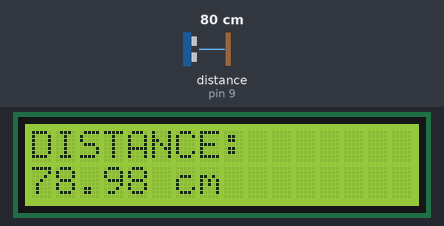
Simulated run of this sketch. Board: Arduino Uno, built with avr-gcc and run on an emulated ATmega328P. Shown: 16×2 character LCD. Wiring (inferred from the names in the program): ultrasonic range finder: trigger pin 8; echo pin 9. Inputs (shaded band) come from the test bench; at power-on: distance to the obstacle (sensor on pin 9) 80 cm. The echo pulse lasts 58.3 µs per cm.

Above: at 1.2 s.
1.3 s: distance to the obstacle (sensor on pin 9) set to 4 cm
At 2.4 s:
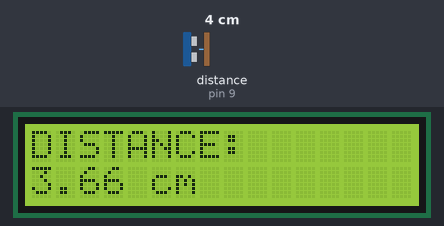
4.5 s: distance to the obstacle (sensor on pin 9) set to 2 cm
At 6.2 s:
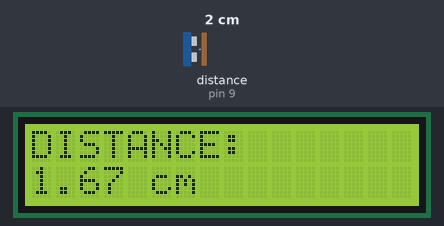
6.5 s: distance to the obstacle (sensor on pin 9) set to 9 cm
At 8.2 s:
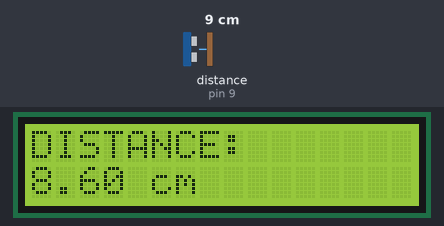
Timing chart, 0 to 9.7 s (numbered marks = the images above; inputs shaded):
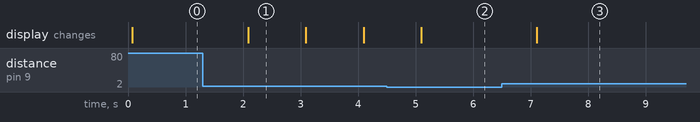

The sketch:

T5.ino
```cpp
#include <LiquidCrystal.h>

bool lastReading = HIGH;
bool messageActive = false;

unsigned long lastChange = 0;
unsigned long ButtongTime = 0;

const unsigned long duration = 2000;

LiquidCrystal lcd(12, 11, 5, 4, 3, 2);

const int trigPin = 8;
const int echoPin = 9;

void setup() {
  pinMode(trigPin, OUTPUT);
  pinMode(echoPin, INPUT);

  lcd.begin(16, 2);
  Serial.begin(9600);

  lcd.print("DISTANCE: ");
}

void loop() {
  digitalWrite(trigPin, LOW);
  delayMicroseconds(2);
  digitalWrite(trigPin, HIGH);
  delayMicroseconds(10);
  digitalWrite(trigPin, LOW);

  long duration = pulseIn(echoPin, HIGH);
  float distanceCm = (duration * 0.034) / 2.0;

  // Button detection with debounce
  // if (reading != lastReading && millis() - lastChange > 30) {
  //   lastChange = millis();
  //   lastReading = reading;

  //   if (reading == LOW) {
  //     Serial.println("CLICKED");

  //     lcd.setCursor(0, 1);
  //     lcd.print("ACCESS GRANTED");

  //     ButtongTime = millis();
  //     messageActive = true;
  //   }
  // }

  lcd.setCursor(0, 1);
  lcd.print("                ");
  lcd.setCursor(0, 1);
  lcd.print(distanceCm);
  lcd.print(" cm");

  delay(1000);
}
```

Measured:
- after the input at 1.3 s, the display: changes after 0.79 s (image 1)
- after the input at 4.5 s, the display: changes after 0.60 s (image 2)
- after the input at 6.5 s, the display: changes after 0.61 s (image 3)
- what the display in image 1 shows lasts 1.0 s, from 2.1 s to 3.1 s
